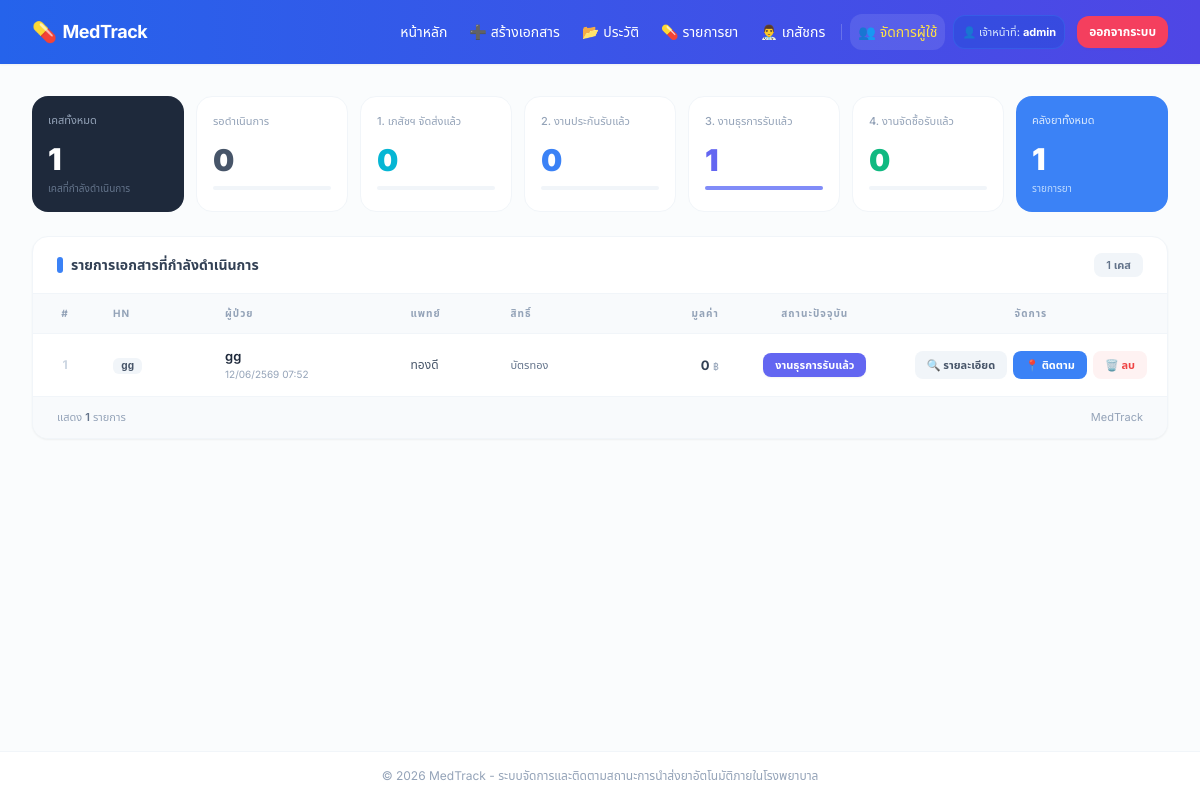
Page / (signed in) on the earlier database version.
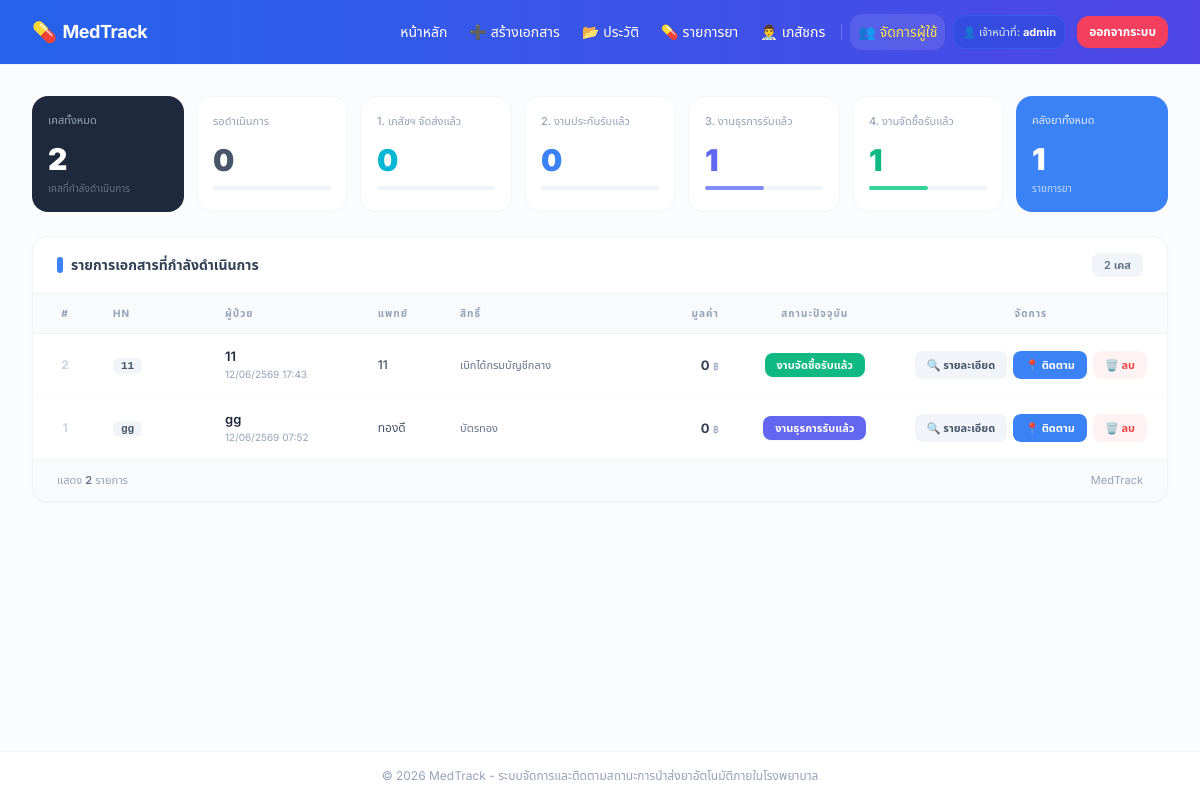
Same page on the later database version.
### models.py (models this page shows)
class Document(Base):
    __tablename__ = "documents"
    id = Column(Integer, primary_key=True, index=True)
    hn = Column(String, nullable=False)
    patient_name = Column(String, nullable=False)
    rights = Column(String, nullable=False)
    doctor = Column(String, nullable=False)
    note = Column(Text, default="")
    total_price = Column(Float, default=0.0, nullable=False)
    pharmacist_id = Column(Integer, ForeignKey("pharmacists.id"), nullable=True)
    user_id = Column(Integer, ForeignKey("users.id"), nullable=True)
    created_at = Column(DateTime, default=datetime.now, nullable=False)
    is_finished = Column(Boolean, default=False, nullable=False)
    finished_at = Column(DateTime, nullable=True)
    step1_scanned_at = Column(DateTime, nullable=True)
    step1_name = Column(String, nullable=True)
    step2_scanned_at = Column(DateTime, nullable=True)
    step2_name = Column(String, nullable=True)
    step3_scanned_at = Column(DateTime, nullable=True)
    step3_name = Column(String, nullable=True)
    step4_scanned_at = Column(DateTime, nullable=True)
    step4_name = Column(String, nullable=True)
    pharmacist = relationship("Pharmacist", back_populates="documents")
    user = relationship("User", back_populates="documents")
    items = relationship(
        "DocumentItem",
        back_populates="document",
        cascade="all, delete-orphan"
    )

### main.py (the view)
@app.get("/", response_class=HTMLResponse)
def index(request: Request, db: Session = Depends(database.get_db)):
    user, response = check_auth(request, db, allowed_roles=["admin", "user"])
    if response:
        return response
    try:
        active_docs = db.query(models.Document).filter(
            models.Document.is_finished == False
        ).order_by(models.Document.created_at.desc()).all()
    except Exception:
        active_docs = []
    for doc in active_docs:
        try:
            doc.step_status = get_step_status(doc)
        except Exception:
            doc.step_status = {"current": 0, "label": "รอดำเนินการ", "color": "secondary"}
    try:
        total_meds = db.query(models.Medicine).count()
    except Exception:
        total_meds = 0
    try:
        total_users = db.query(models.User).count()
    except Exception:
        total_users = 0
    stats = {
        "total_active": len(active_docs),
        "step0": sum(1 for d in active_docs if d.step_status.get("current", 0) == 0),
        "step1": sum(1 for d in active_docs if d.step_status.get("current", 0) == 1),
        "step2": sum(1 for d in active_docs if d.step_status.get("current", 0) == 2),
        "step3": sum(1 for d in active_docs if d.step_status.get("current", 0) == 3),
        "step4": sum(1 for d in active_docs if d.step_status.get("current", 0) == 4),
        "total_meds": total_meds,
        "total_users": total_users,
    }
    return templates.TemplateResponse(
        request=request,
        name="index.html",
        context={"user": user, "docs": active_docs, "stats": stats}
    )

### templates/index.html (shortened to what the changed rows need)
{% extends "base.html" %}
{% block content %}
<div class="grid grid-cols-2 md:grid-cols-4 lg:grid-cols-7 gap-3 mb-6">
    <div class="bg-slate-800 text-white p-4 rounded-2xl col-span-1">
        <div class="text-[11px] font-medium text-slate-400 mb-3">เคสทั้งหมด</div>
        <div class="text-3xl font-black font-mono-custom">{{ stats.total_active }}</div>
        <div class="text-[10px] text-slate-500 mt-1">เคสที่กำลังดำเนินการ</div>
    </div>
    <div class="bg-white p-4 rounded-2xl border border-slate-100">
        <div class="mt-2 h-1 w-full bg-slate-100 rounded-full">
            <div class="h-1 bg-indigo-400 rounded-full" style="width: {{ (stats.step3 / stats.total_active * 100) if stats.total_active else 0 }}%"></div>
        </div>
    </div>
    <div class="bg-white p-4 rounded-2xl border border-slate-100">
        <div class="text-[11px] font-medium text-slate-400 mb-3">4. งานจัดซื้อรับแล้ว</div>
        <div class="text-3xl font-black text-emerald-500 font-mono-custom">{{ stats.step4 }}</div>
        <div class="mt-2 h-1 w-full bg-slate-100 rounded-full">
            <div class="h-1 bg-emerald-400 rounded-full" style="width: {{ (stats.step4 / stats.total_active * 100) if stats.total_active else 0 }}%"></div>
        </div>
    </div>
</div>
<div class="bg-white rounded-2xl border border-slate-100 shadow-sm overflow-hidden">
    <div class="px-6 py-4 border-b border-slate-100 flex items-center justify-between">
        <div class="flex items-center gap-2">
            <span class="w-1.5 h-4 bg-blue-500 rounded-full"></span>
            <span class="text-sm font-bold text-slate-700">รายการเอกสารที่กำลังดำเนินการ</span>
        </div>
        <span class="text-[11px] font-semibold bg-slate-100 text-slate-500 px-3 py-1 rounded-lg">
            {{ stats.total_active }} เคส
        </span>
    </div>
    <div class="overflow-x-auto">
        <table class="w-full text-left border-collapse whitespace-nowrap align-middle">
            <thead>
                <tr class="bg-slate-50 border-b border-slate-100 text-[10px] font-bold text-slate-400 tracking-widest uppercase">
                    <th class="py-3 px-5 text-center w-16">#</th>
                    <th class="py-3 px-4 w-28">HN</th>
                    <th class="py-3 px-4">ผู้ป่วย</th>
                    <th class="py-3 px-4">แพทย์</th>
                    <th class="py-3 px-4">สิทธิ์</th>
                    <th class="py-3 px-4 text-right w-32">มูลค่า</th>
                    <th class="py-3 px-4 text-center w-40">สถานะปัจจุบัน</th>
                    <th class="py-3 px-5 text-center w-52">จัดการ</th>
                </tr>
            </thead>
            <tbody class="divide-y divide-slate-50 text-xs text-slate-600">
                {% if docs %}
                    {% for doc in docs %}
                    <tr class="hover:bg-slate-50/70 transition-colors">
                        <td class="py-3.5 px-5 text-center">
                            <span class="text-slate-300 font-bold text-xs">{{ doc.id }}</span>
                        </td>
                        <td class="py-3.5 px-4">
                            <span class="font-mono text-[11px] bg-slate-100 text-slate-600 px-2 py-0.5 rounded-md font-semibold">
                                {{ doc.hn }}
                            </span>
                        </td>
                        <td class="py-3.5 px-4">
                            <div class="font-semibold text-slate-800 text-[13px]">{{ doc.patient_name }}</div>
                            <div class="text-[10px] text-slate-400 mt-0.5">{{ doc.created_at | thdate }}</div>
                        </td>
                        <td class="py-3.5 px-4 text-slate-600 font-medium text-[12px]">
                            {{ doc.doctor }}
                        </td>
                        <td class="py-3.5 px-4">
                            <span class="text-[11px] text-slate-500">{{ doc.rights }}</span>
                        </td>
                        <td class="py-3.5 px-4 text-right">
                            <span class="font-bold text-slate-700 text-[13px]">{{ "{:,.0f}".format(doc.total_price or 0.0) }}</span>
                            <span class="text-[10px] text-slate-400"> ฿</span>
                        </td>
                        <td class="py-3.5 px-4 text-center">
                            {% if doc.step_status.current == 4 %}
                                <span class="inline-block text-[11px] font-semibold bg-emerald-500 text-white px-3 py-1 rounded-lg shadow-sm">
                                    งานจัดซื้อรับแล้ว
                                </span>
                            {% elif doc.step_status.current == 3 %}
                                <span class="inline-block text-[11px] font-semibold bg-indigo-500 text-white px-3 py-1 rounded-lg shadow-sm">
                                    งานธุรการรับแล้ว
                                </span>
                            {% elif doc.step_status.current == 2 %}
                                <span class="inline-block text-[11px] font-semibold bg-blue-500 text-white px-3 py-1 rounded-lg shadow-sm">
                                    งานประกันรับแล้ว
                                </span>
                            {% elif doc.step_status.current == 1 %}
                                <span class="inline-block text-[11px] font-semibold bg-cyan-500 text-white px-3 py-1 rounded-lg shadow-sm">
                                    เภสัชฯ จัดส่งแล้ว
                                </span>
                            {% else %}
                                <span class="inline-block text-[11px] font-semibold bg-slate-400 text-white px-3 py-1 rounded-lg">
                                    รอดำเนินการ
                                </span>
                            {% endif %}
                        </td>
                        <td class="py-3.5 px-5">
                            <div class="flex items-center justify-center gap-1.5">
                                <a href="/document/{{ doc.id }}"
                                   class="flex-1 text-center text-[11px] font-semibold bg-slate-100 hover:bg-slate-200 text-slate-600 px-3 py-1.5 rounded-lg transition-colors">
                                    🔍 รายละเอียด
                                </a>
                                <a href="/track/{{ doc.id }}"
                                   class="flex-1 text-center text-[11px] font-semibold bg-blue-500 hover:bg-blue-600 text-white px-3 py-1.5 rounded-lg transition-colors">
                                    📍 ติดตาม
                                </a>
                                {% if user and user.role == "admin" %}
                                <form action="/delete/{{ doc.id }}" method="post"
                                      onsubmit="return confirm('ยืนยันลบเอกสาร #{{ doc.id }}?');" class="flex-1">
                                    <button type="submit"
                                            class="w-full text-[11px] font-semibold bg-red-50 hover:bg-red-500 text-red-500 hover:text-white px-3 py-1.5 rounded-lg transition-colors">
                                        🗑️ ลบ
                                    </button>
                                </form>
                                {% endif %}
                            </div>
                        </td>
                    </tr>
                    {% endfor %}
                {% endif %}
            </tbody>
        </table>
    </div>
    {% if docs %}
    <div class="px-6 py-3 bg-slate-50 border-t border-slate-100 flex items-center justify-between">
        <span class="text-[11px] text-slate-400">
            แสดง <span class="font-semibold text-slate-500">{{ docs | length }}</span> รายการ
        </span>
        <span class="text-[11px] text-slate-400">MedTrack</span>
    </div>
    {% endif %}
</div>
{% endblock %}

Differences in the rows shown:
added Document: id "2", hn "11", patient_name "11", created_at|thdate "12/06/2569 17:43", doctor "11", rights "เบิกได้กรมบัญชีกลาง", total_price "0", shows "งานจัดซื้อรับแล้ว"
Other differences:
{{ stats.total_active }}: "1" → "2"
{{ (stats.step3 / stats.total_active * 100) if stats.total_active else 0 }}: 100.0 → 50.0 (drawn)
{{ stats.step4 }}: "0" → "1"
{{ docs | length }}: "1" → "2"
